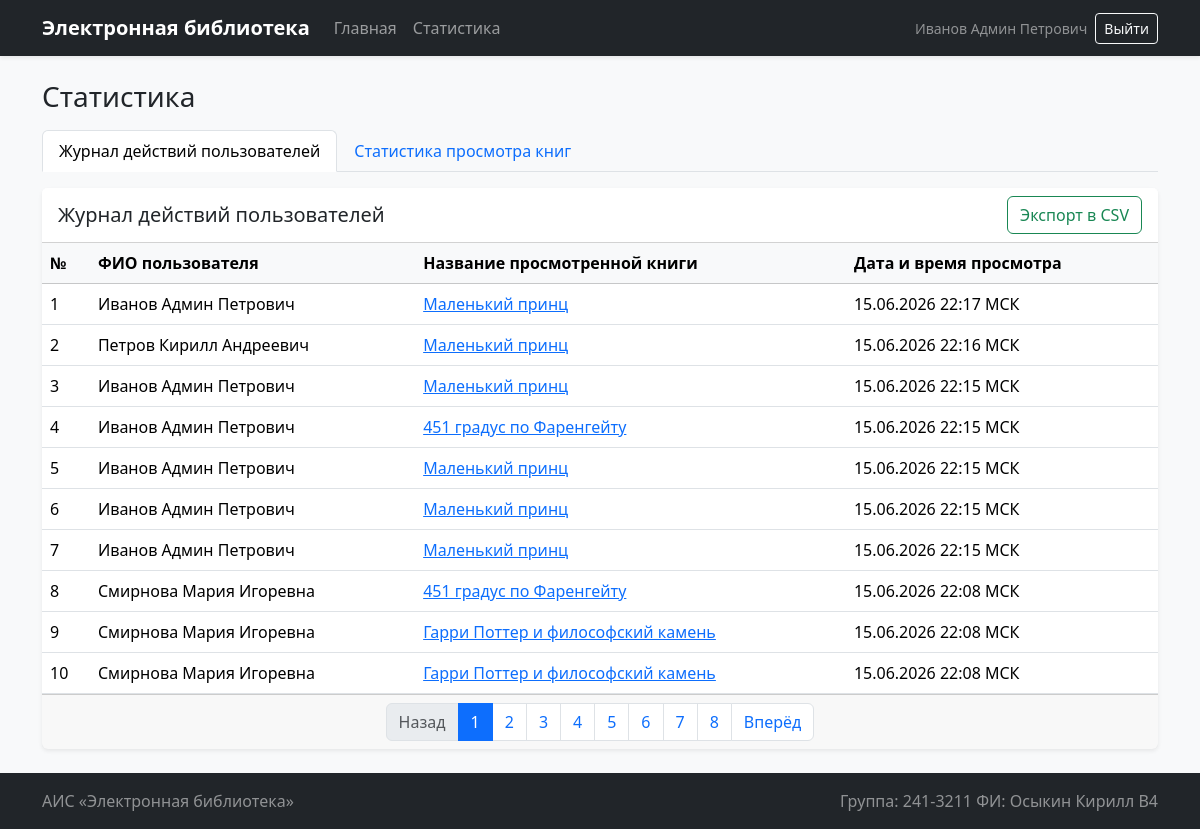
/stats (signed in), run on the app's committed database.
### app.py (models this page shows, shortened)
class User(db.Model, UserMixin):
    __tablename__ = "users"
    id = db.Column(db.Integer, primary_key=True)
    login = db.Column(db.String(80), unique=True, nullable=False)
    password_hash = db.Column(db.String(255), nullable=False)
    last_name = db.Column(db.String(80), nullable=False)
    first_name = db.Column(db.String(80), nullable=False)
    middle_name = db.Column(db.String(80), nullable=True)
    role_id = db.Column(db.Integer, db.ForeignKey("roles.id"), nullable=False)
    role = db.relationship("Role", back_populates="users")
    reviews = db.relationship("Review", back_populates="user", cascade="all, delete-orphan")
    visits = db.relationship("BookVisit", back_populates="user")
    @property
    def full_name(self):
        parts = [self.last_name, self.first_name, self.middle_name]
        return " ".join(part for part in parts if part)
    @property
    def role_name(self):
        return self.role.name if self.role else ""

class BookVisit(db.Model):
    __tablename__ = "book_visits"
    id = db.Column(db.Integer, primary_key=True)
    book_id = db.Column(db.Integer, db.ForeignKey("books.id", ondelete="CASCADE"), nullable=False)
    user_id = db.Column(db.Integer, db.ForeignKey("users.id", ondelete="SET NULL"), nullable=True)
    visitor_id = db.Column(db.String(36), nullable=True, index=True)
    created_at = db.Column(db.DateTime, nullable=False, default=utc_now, index=True)
    book = db.relationship("Book", back_populates="visits")
    user = db.relationship("User", back_populates="visits")

class Book(db.Model):
    __tablename__ = "books"
    id = db.Column(db.Integer, primary_key=True)
    title = db.Column(db.String(255), nullable=False)
    description = db.Column(db.Text, nullable=False)
    year = db.Column(db.Integer, nullable=False)
    publisher = db.Column(db.String(255), nullable=False)
    author = db.Column(db.String(255), nullable=False)
    pages = db.Column(db.Integer, nullable=False)
    created_at = db.Column(db.DateTime, nullable=False, default=utc_now)
    genres = db.relationship("Genre", secondary=book_genres, backref=db.backref("books", lazy="dynamic"))
    cover = db.relationship("Cover", back_populates="book", uselist=False, cascade="all, delete-orphan")
    reviews = db.relationship("Review", back_populates="book", cascade="all, delete-orphan")
    visits = db.relationship("BookVisit", back_populates="book", cascade="all, delete-orphan")

### app.py (the view)
@app.route("/stats")
@roles_required("administrator")
def stats():
    per_page = 10
    tab = request.args.get("tab", "log")
    log_page = max(request.args.get("log_page", 1, type=int), 1)
    stats_page = max(request.args.get("stats_page", 1, type=int), 1)
    date_from_raw = request.args.get("date_from", "")
    date_to_raw = request.args.get("date_to", "")
    date_from = None
    date_to = None
    try:
        date_from = parse_date_filter(date_from_raw)
        date_to = parse_date_filter(date_to_raw, end_of_day=True)
    except ValueError:
        flash("Проверьте корректность дат в фильтре", "warning")
    log_query = BookVisit.query.join(Book).outerjoin(User).order_by(BookVisit.created_at.desc())
    log_total = log_query.count()
    log_pagination = make_pagination(log_page, log_total, per_page)
    log_page = log_pagination["page"]
    log_records = log_query.offset((log_page - 1) * per_page).limit(per_page).all()
    view_stats_query = build_view_stats_query(date_from, date_to)
    view_stats_total = view_stats_query.count()
    view_stats_pagination = make_pagination(stats_page, view_stats_total, per_page)
    stats_page = view_stats_pagination["page"]
    view_stats_rows = view_stats_query.offset((stats_page - 1) * per_page).limit(per_page).all()
    return render_template(
        "stats.html",
        tab=tab,
        log_records=log_records,
        log_pagination=log_pagination,
        log_start=(log_page - 1) * per_page,
        view_stats_rows=view_stats_rows,
        view_stats_pagination=view_stats_pagination,
        stats_start=(stats_page - 1) * per_page,
        date_from=date_from_raw,
        date_to=date_to_raw,
    )

### app.py (called while the page is built)
def as_moscow_time(value):
    if not value:
        return None
    if value.tzinfo is None:
        value = value.replace(tzinfo=timezone.utc)
    return value.astimezone(MOSCOW_TZ)

@login_manager.user_loader
def load_user(user_id):
    return db.session.get(User, int(user_id))

@app.template_filter("dt")
def datetime_filter(value):
    msk_value = as_moscow_time(value)
    if not msk_value:
        return ""
    return msk_value.strftime("%d.%m.%Y %H:%M МСК")

@app.context_processor
def inject_helpers():
    return {
        "now_year": datetime.now(MOSCOW_TZ).year,
        "can_add_books": current_user.is_authenticated and current_user.role_name == "administrator",
        "can_edit_books": current_user.is_authenticated
        and current_user.role_name in {"administrator", "moderator"},
        "can_delete_books": current_user.is_authenticated and current_user.role_name == "administrator",
        "is_admin": current_user.is_authenticated and current_user.role_name == "administrator",
    }

def roles_required(*role_names):
    def decorator(view_func):
        @wraps(view_func)
        def wrapper(*args, **kwargs):
            if not current_user.is_authenticated:
                flash("Для выполнения данного действия необходимо пройти процедуру аутентификации", "warning")
                return redirect(url_for("login", next=request.full_path))
            if current_user.role_name not in role_names:
                flash("У вас недостаточно прав для выполнения данного действия!", "danger")
                return redirect(url_for("index"))
            return view_func(*args, **kwargs)
        return wrapper
    return decorator

def make_pagination(page, total_items, per_page):
    total_pages = max((total_items + per_page - 1) // per_page, 1)
    page = max(min(page, total_pages), 1)
    return {"page": page, "total_pages": total_pages, "has_prev": page > 1, "has_next": page < total_pages}

def parse_date_filter(value, end_of_day=False):
    if not value:
        return None
    parsed_date = datetime.strptime(value, "%Y-%m-%d").date()
    if end_of_day:
        parsed_date = parsed_date + timedelta(days=1)
    msk_boundary = datetime.combine(parsed_date, time.min, tzinfo=MOSCOW_TZ)
    return msk_boundary.astimezone(timezone.utc).replace(tzinfo=None)

### templates/stats.html (shortened to what this page needs)
{% extends 'base.html' %}
{% block content %}
<h1 class="h3 mb-3">Статистика</h1>
<ul class="nav nav-tabs mb-3">
    <li class="nav-item">
        <a class="nav-link {% if tab == 'log' %}active{% endif %}" href="{{ url_for('stats', tab='log') }}">Журнал действий пользователей</a>
    </li>
    <li class="nav-item">
        <a class="nav-link {% if tab == 'books' %}active{% endif %}" href="{{ url_for('stats', tab='books', date_from=date_from, date_to=date_to) }}">Статистика просмотра книг</a>
    </li>
</ul>
{% if tab == 'books' %}
<section class="card shadow-sm">
    <div class="card-header bg-white d-flex flex-column flex-lg-row justify-content-between gap-3">
        <form class="row g-2 align-items-end" method="get">
            <input type="hidden" name="tab" value="books">
            <div class="col-auto">
                <label for="date_from" class="form-label mb-1">Дата от</label>
                <input type="date" class="form-control" id="date_from" name="date_from" value="{{ date_from }}">
            </div>
            <div class="col-auto">
                <label for="date_to" class="form-label mb-1">Дата до</label>
                <input type="date" class="form-control" id="date_to" name="date_to" value="{{ date_to }}">
            </div>
            <div class="col-auto">
                <button type="submit" class="btn btn-primary">Применить</button>
            </div>
        </form>
        <div class="d-flex align-items-end">
            <a class="btn btn-outline-success" href="{{ url_for('export_book_stats_csv', date_from=date_from, date_to=date_to) }}">Экспорт в CSV</a>
        </div>
    </div>
    <div class="table-responsive">
        <table class="table table-hover mb-0 align-middle">
            <thead class="table-light">
            <tr>
                <th>№</th>
                <th>Название книги</th>
                <th>Количество просмотров</th>
            </tr>
            </thead>
            <tbody>
            {% for row in view_stats_rows %}
                <tr>
                    <td>{{ stats_start + loop.index }}</td>
                    <td>{{ row.title }}</td>
                    <td>{{ row.views_count }}</td>
                </tr>
            {% else %}
                <tr>
                    <td colspan="3" class="text-center text-muted py-4">Нет данных за выбранный период.</td>
                </tr>
            {% endfor %}
            </tbody>
        </table>
    </div>
    {% if view_stats_pagination.total_pages > 1 %}
    <div class="card-footer">
        <nav aria-label="Пагинация статистики просмотров">
            <ul class="pagination justify-content-center mb-0">
                <li class="page-item {% if not view_stats_pagination.has_prev %}disabled{% endif %}">
                    <a class="page-link" href="{{ url_for('stats', tab='books', stats_page=view_stats_pagination.page - 1, date_from=date_from, date_to=date_to) }}">Назад</a>
                </li>
                {% for p in range(1, view_stats_pagination.total_pages + 1) %}
                    <li class="page-item {% if p == view_stats_pagination.page %}active{% endif %}">
                        <a class="page-link" href="{{ url_for('stats', tab='books', stats_page=p, date_from=date_from, date_to=date_to) }}">{{ p }}</a>
                    </li>
                {% endfor %}
                <li class="page-item {% if not view_stats_pagination.has_next %}disabled{% endif %}">
                    <a class="page-link" href="{{ url_for('stats', tab='books', stats_page=view_stats_pagination.page + 1, date_from=date_from, date_to=date_to) }}">Вперёд</a>
                </li>
            </ul>
        </nav>
    </div>
    {% endif %}
</section>
{% else %}
<section class="card shadow-sm">
    <div class="card-header bg-white d-flex justify-content-between align-items-center">
        <h2 class="h5 mb-0">Журнал действий пользователей</h2>
        <a class="btn btn-outline-success" href="{{ url_for('export_log_csv') }}">Экспорт в CSV</a>
    </div>
    <div class="table-responsive">
        <table class="table table-hover mb-0 align-middle">
            <thead class="table-light">
            <tr>
                <th>№</th>
                <th>ФИО пользователя</th>
                <th>Название просмотренной книги</th>
                <th>Дата и время просмотра</th>
            </tr>
            </thead>
            <tbody>
            {% for visit in log_records %}
                <tr>
                    <td>{{ log_start + loop.index }}</td>
                    <td>{% if visit.user %}{{ visit.user.full_name }}{% else %}Неаутентифицированный пользователь{% endif %}</td>
                    <td><a href="{{ url_for('view_book', book_id=visit.book.id) }}">{{ visit.book.title }}</a></td>
                    <td>{{ visit.created_at|dt }}</td>
                </tr>
            {% else %}
                <tr>
                    <td colspan="4" class="text-center text-muted py-4">Журнал пока пуст.</td>
                </tr>
            {% endfor %}
            </tbody>
        </table>
    </div>
    {% if log_pagination.total_pages > 1 %}
    <div class="card-footer">
        <nav aria-label="Пагинация журнала">
            <ul class="pagination justify-content-center mb-0">
                <li class="page-item {% if not log_pagination.has_prev %}disabled{% endif %}">
                    <a class="page-link" href="{{ url_for('stats', tab='log', log_page=log_pagination.page - 1) }}">Назад</a>
                </li>
                {% for p in range(1, log_pagination.total_pages + 1) %}
                    <li class="page-item {% if p == log_pagination.page %}active{% endif %}">
                        <a class="page-link" href="{{ url_for('stats', tab='log', log_page=p) }}">{{ p }}</a>
                    </li>
                {% endfor %}
                <li class="page-item {% if not log_pagination.has_next %}disabled{% endif %}">
                    <a class="page-link" href="{{ url_for('stats', tab='log', log_page=log_pagination.page + 1) }}">Вперёд</a>
                </li>
            </ul>
        </nav>
    </div>
    {% endif %}
</section>
{% endif %}
{% endblock %}

### templates/base.html (shortened to what this page needs)
<!doctype html>
<html lang="ru">
<head>
    <link href="https://cdn.jsdelivr.net/npm/bootstrap@5.3.3/dist/css/bootstrap.min.css" rel="stylesheet">
    <link rel="stylesheet" href="{{ url_for('static', filename='css/style.css') }}">
</head>
<body class="bg-light d-flex flex-column min-vh-100">
<nav class="navbar navbar-expand-lg navbar-dark bg-dark shadow-sm">
    <div class="container">
        <a class="navbar-brand fw-semibold" href="{{ url_for('index') }}">Электронная библиотека</a>
        <div class="collapse navbar-collapse" id="navbarNav">
            <ul class="navbar-nav me-auto mb-2 mb-lg-0">
                <li class="nav-item">
                    <a class="nav-link" href="{{ url_for('index') }}">Главная</a>
                </li>
                {% if is_admin %}
                <li class="nav-item">
                    <a class="nav-link" href="{{ url_for('stats') }}">Статистика</a>
                </li>
                {% endif %}
            </ul>
            <div class="d-flex align-items-center gap-2 text-white">
                {% if current_user.is_authenticated %}
                    <span class="small text-white-50">{{ current_user.full_name }}</span>
                    <a class="btn btn-outline-light btn-sm" href="{{ url_for('logout') }}">Выйти</a>
                {% else %}
                    <a class="btn btn-outline-light btn-sm" href="{{ url_for('login') }}">Войти</a>
                {% endif %}
            </div>
        </div>
    </div>
</nav>
<main class="container py-4 flex-grow-1">
    {% block content %}{% endblock %}
</main>
<footer class="bg-dark text-white-50 py-3 mt-auto">
    <div class="container d-flex flex-column flex-md-row justify-content-between gap-2">
        <span>АИС «Электронная библиотека»</span>
        <span>Группа: 241-3211 ФИ: Осыкин Кирилл В4</span>
    </div>
</footer>
</body>
</html>

### static/css/style.css (style rules this page uses)
.table td, .table th { vertical-align: middle; }
.card { border: 0; }

### data on the page
User: full_name "Иванов Админ Петрович"
BookVisit: log_start+loop.index "1", user.full_name "Иванов Админ Петрович", book "Маленький принц", created_at|dt "15.06.2026 22:17 МСК"
BookVisit: index "2", user.full_name "Петров Кирилл Андреевич", book "Маленький принц", created_at|dt "15.06.2026 22:16 МСК"
BookVisit: index "3", user.full_name "Иванов Админ Петрович", book "Маленький принц", created_at|dt "15.06.2026 22:15 МСК"
BookVisit: index "4", user.full_name "Иванов Админ Петрович", book "451 градус по Фаренгейту", created_at|dt "15.06.2026 22:15 МСК"
BookVisit: index "5", user.full_name "Иванов Админ Петрович", book "Маленький принц", created_at|dt "15.06.2026 22:15 МСК"
BookVisit: index "6", user.full_name "Иванов Админ Петрович", book "Маленький принц", created_at|dt "15.06.2026 22:15 МСК"
BookVisit: index "7", user.full_name "Иванов Админ Петрович", book "Маленький принц", created_at|dt "15.06.2026 22:15 МСК"
BookVisit: index "8", user.full_name "Смирнова Мария Игоревна", book "451 градус по Фаренгейту", created_at|dt "15.06.2026 22:08 МСК"
BookVisit: index "9", user.full_name "Смирнова Мария Игоревна", book "Гарри Поттер и философский камень", created_at|dt "15.06.2026 22:08 МСК"
BookVisit: index "10", user.full_name "Смирнова Мария Игоревна", book "Гарри Поттер и философский камень", created_at|dt "15.06.2026 22:08 МСК"

### other printed values
{{ p }} "1" "2" "3" "4" "5" "6" "7" "8"
